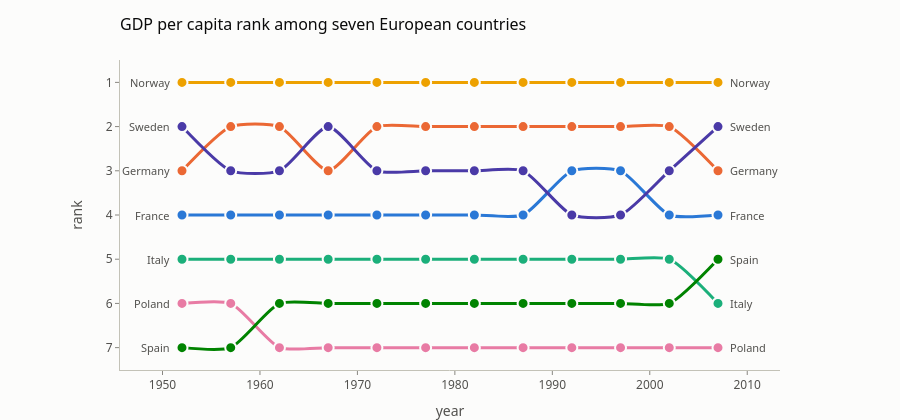

This figure's notebook cell:
### Markdown cell above
## Rankings

### Code cell
pc.examples.demo('bump', backend='plotly')

### Figure 1 — Plotly figure (JSON) as saved in the notebook; plotly's stock layout.template omitted (floating-point values rounded to 4 significant figures)
{"data": [{"customdata": [7030.0, 8663.0, 10560.0, 13000.0, 16110.0, 18290.0, 20290.0, 22070.0, 24700.0, 25890.0, 28930.0, 30470.0], "hovertemplate": "<b>France</b><br>%{x}: rank %{y} (gdpPercap %{customdata:,.4~g})<extra></extra>", "line": {"color": "#2a78d6", "shape": "spline", "smoothing": 0.6, "width": 3}, "marker": {"line": {"color": "#fcfcfb", "width": 2}, "size": 11}, "mode": "lines+markers", "name": "France", "showlegend": false, "type": "scatter", "x": [1952, 1957, 1962, 1967, 1972, 1977, 1982, 1987, 1992, 1997, 2002, 2007], "y": [4.0, 4.0, 4.0, 4.0, 4.0, 4.0, 4.0, 4.0, 3.0, 3.0, 4.0, 4.0]}, {"customdata": [7144.0, 10190.0, 12900.0, 14750.0, 18020.0, 20510.0, 22030.0, 24640.0, 26510.0, 27790.0, 30040.0, 32170.0], "hovertemplate": "<b>Germany</b><br>%{x}: rank %{y} (gdpPercap %{customdata:,.4~g})<extra></extra>", "line": {"color": "#eb6834", "shape": "spline", "smoothing": 0.6, "width": 3}, "marker": {"line": {"color": "#fcfcfb", "width": 2}, "size": 11}, "mode": "lines+markers", "name": "Germany", "showlegend": false, "type": "scatter", "x": [1952, 1957, 1962, 1967, 1972, 1977, 1982, 1987, 1992, 1997, 2002, 2007], "y": [3.0, 2.0, 2.0, 3.0, 2.0, 2.0, 2.0, 2.0, 2.0, 2.0, 2.0, 3.0]}, {"customdata": [4931.0, 6249.0, 8244.0, 10020.0, 12270.0, 14260.0, 16540.0, 19210.0, 22010.0, 24680.0, 27970.0, 28570.0], "hovertemplate": "<b>Italy</b><br>%{x}: rank %{y} (gdpPercap %{customdata:,.4~g})<extra></extra>", "line": {"color": "#1baf7a", "shape": "spline", "smoothing": 0.6, "width": 3}, "marker": {"line": {"color": "#fcfcfb", "width": 2}, "size": 11}, "mode": "lines+markers", "name": "Italy", "showlegend": false, "type": "scatter", "x": [1952, 1957, 1962, 1967, 1972, 1977, 1982, 1987, 1992, 1997, 2002, 2007], "y": [5.0, 5.0, 5.0, 5.0, 5.0, 5.0, 5.0, 5.0, 5.0, 5.0, 5.0, 6.0]}, {"customdata": [10100.0, 11650.0, 13450.0, 16360.0, 18970.0, 23310.0, 26300.0, 31540.0, 33970.0, 41280.0, 44680.0, 49360.0], "hovertemplate": "<b>Norway</b><br>%{x}: rank %{y} (gdpPercap %{customdata:,.4~g})<extra></extra>", "line": {"color": "#eda100", "shape": "spline", "smoothing": 0.6, "width": 3}, "marker": {"line": {"color": "#fcfcfb", "width": 2}, "size": 11}, "mode": "lines+markers", "name": "Norway", "showlegend": false, "type": "scatter", "x": [1952, 1957, 1962, 1967, 1972, 1977, 1982, 1987, 1992, 1997, 2002, 2007], "y": [1.0, 1.0, 1.0, 1.0, 1.0, 1.0, 1.0, 1.0, 1.0, 1.0, 1.0, 1.0]}, {"customdata": [4029.0, 4734.0, 5339.0, 6557.0, 8007.0, 9508.0, 8452.0, 9082.0, 7739.0, 10160.0, 12000.0, 15390.0], "hovertemplate": "<b>Poland</b><br>%{x}: rank %{y} (gdpPercap %{customdata:,.4~g})<extra></extra>", "line": {"color": "#e87ba4", "shape": "spline", "smoothing": 0.6, "width": 3}, "marker": {"line": {"color": "#fcfcfb", "width": 2}, "size": 11}, "mode": "lines+markers", "name": "Poland", "showlegend": false, "type": "scatter", "x": [1952, 1957, 1962, 1967, 1972, 1977, 1982, 1987, 1992, 1997, 2002, 2007], "y": [6.0, 6.0, 7.0, 7.0, 7.0, 7.0, 7.0, 7.0, 7.0, 7.0, 7.0, 7.0]}, {"customdata": [3834.0, 4565.0, 5694.0, 7994.0, 10640.0, 13240.0, 13930.0, 15760.0, 18600.0, 20450.0, 24840.0, 28820.0], "hovertemplate": "<b>Spain</b><br>%{x}: rank %{y} (gdpPercap %{customdata:,.4~g})<extra></extra>", "line": {"color": "#008300", "shape": "spline", "smoothing": 0.6, "width": 3}, "marker": {"line": {"color": "#fcfcfb", "width": 2}, "size": 11}, "mode": "lines+markers", "name": "Spain", "showlegend": false, "type": "scatter", "x": [1952, 1957, 1962, 1967, 1972, 1977, 1982, 1987, 1992, 1997, 2002, 2007], "y": [7.0, 7.0, 6.0, 6.0, 6.0, 6.0, 6.0, 6.0, 6.0, 6.0, 6.0, 5.0]}, {"customdata": [8528.0, 9912.0, 12330.0, 15260.0, 17830.0, 18860.0, 20670.0, 23590.0, 23880.0, 25270.0, 29340.0, 33860.0], "hovertemplate": "<b>Sweden</b><br>%{x}: rank %{y} (gdpPercap %{customdata:,.4~g})<extra></extra>", "line": {"color": "#4a3aa7", "shape": "spline", "smoothing": 0.6, "width": 3}, "marker": {"line": {"color": "#fcfcfb", "width": 2}, "size": 11}, "mode": "lines+markers", "name": "Sweden", "showlegend": false, "type": "scatter", "x": [1952, 1957, 1962, 1967, 1972, 1977, 1982, 1987, 1992, 1997, 2002, 2007], "y": [2.0, 3.0, 3.0, 2.0, 3.0, 3.0, 3.0, 3.0, 4.0, 4.0, 3.0, 2.0]}], "layout": {"annotations": [{"font": {"color": "#52514e", "size": 11}, "showarrow": false, "text": "France", "x": 2007, "xanchor": "left", "xshift": 10, "y": 4}, {"font": {"color": "#52514e", "size": 11}, "showarrow": false, "text": "France", "x": 1952, "xanchor": "right", "xshift": -10, "y": 4}, {"font": {"color": "#52514e", "size": 11}, "showarrow": false, "text": "Germany", "x": 2007, "xanchor": "left", "xshift": 10, "y": 3}, {"font": {"color": "#52514e", "size": 11}, "showarrow": false, "text": "Germany", "x": 1952, "xanchor": "right", "xshift": -10, "y": 3}, {"font": {"color": "#52514e", "size": 11}, "showarrow": false, "text": "Italy", "x": 2007, "xanchor": "left", "xshift": 10, "y": 6}, {"font": {"color": "#52514e", "size": 11}, "showarrow": false, "text": "Italy", "x": 1952, "xanchor": "right", "xshift": -10, "y": 5}, {"font": {"color": "#52514e", "size": 11}, "showarrow": false, "text": "Norway", "x": 2007, "xanchor": "left", "xshift": 10, "y": 1}, {"font": {"color": "#52514e", "size": 11}, "showarrow": false, "text": "Norway", "x": 1952, "xanchor": "right", "xshift": -10, "y": 1}, {"font": {"color": "#52514e", "size": 11}, "showarrow": false, "text": "Poland", "x": 2007, "xanchor": "left", "xshift": 10, "y": 7}, {"font": {"color": "#52514e", "size": 11}, "showarrow": false, "text": "Poland", "x": 1952, "xanchor": "right", "xshift": -10, "y": 6}, {"font": {"color": "#52514e", "size": 11}, "showarrow": false, "text": "Spain", "x": 2007, "xanchor": "left", "xshift": 10, "y": 5}, {"font": {"color": "#52514e", "size": 11}, "showarrow": false, "text": "Spain", "x": 1952, "xanchor": "right", "xshift": -10, "y": 7}, {"font": {"color": "#52514e", "size": 11}, "showarrow": false, "text": "Sweden", "x": 2007, "xanchor": "left", "xshift": 10, "y": 2}, {"font": {"color": "#52514e", "size": 11}, "showarrow": false, "text": "Sweden", "x": 1952, "xanchor": "right", "xshift": -10, "y": 2}], "height": 420, "margin": {"l": 120, "r": 120}, "title": {"text": "GDP per capita rank among seven European countries"}, "xaxis": {"showgrid": false, "title": {"text": "year"}}, "yaxis": {"autorange": "reversed", "dtick": 1, "showgrid": false, "title": {"text": "rank"}}}}
